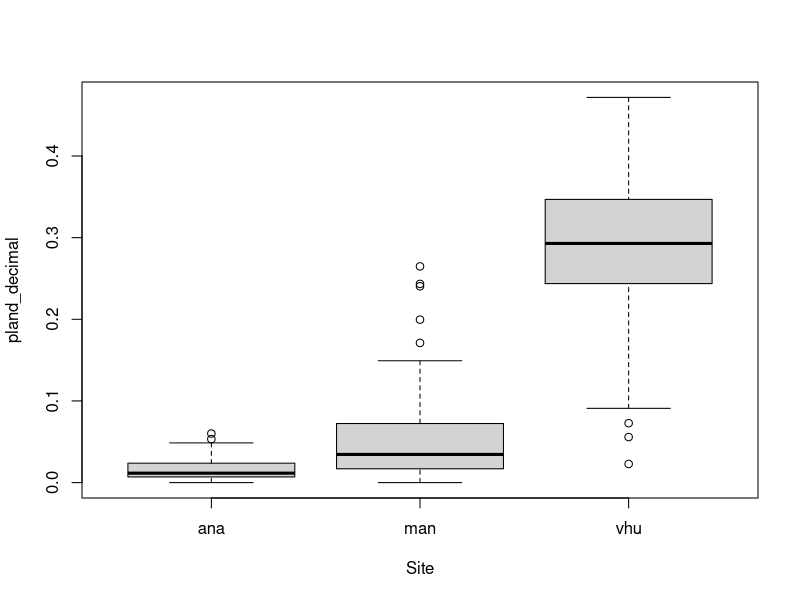
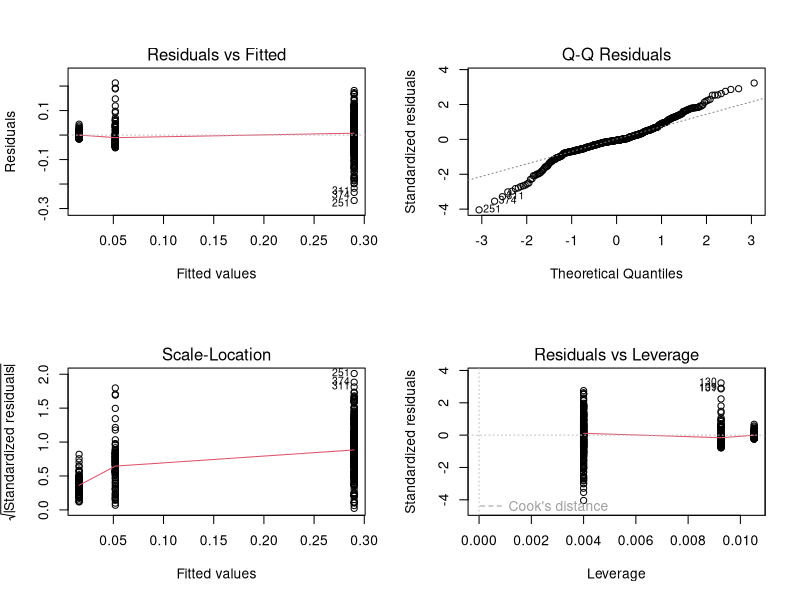
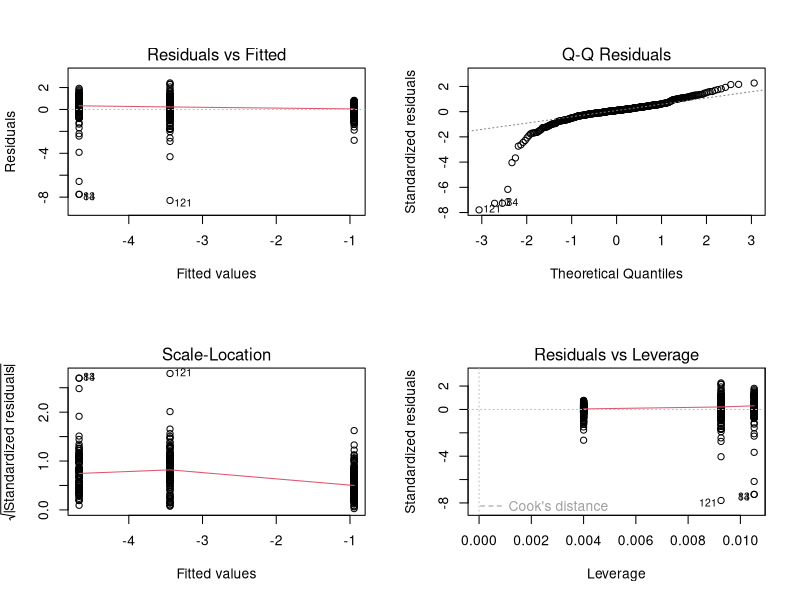
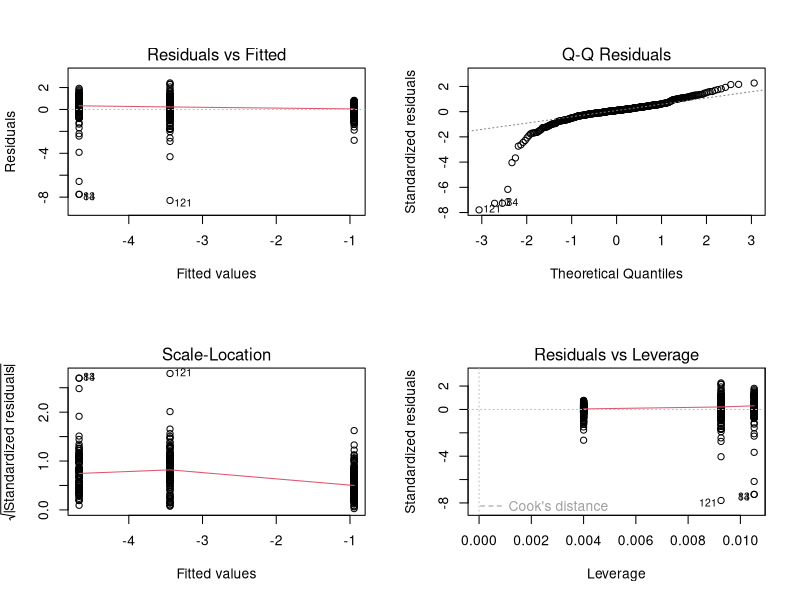
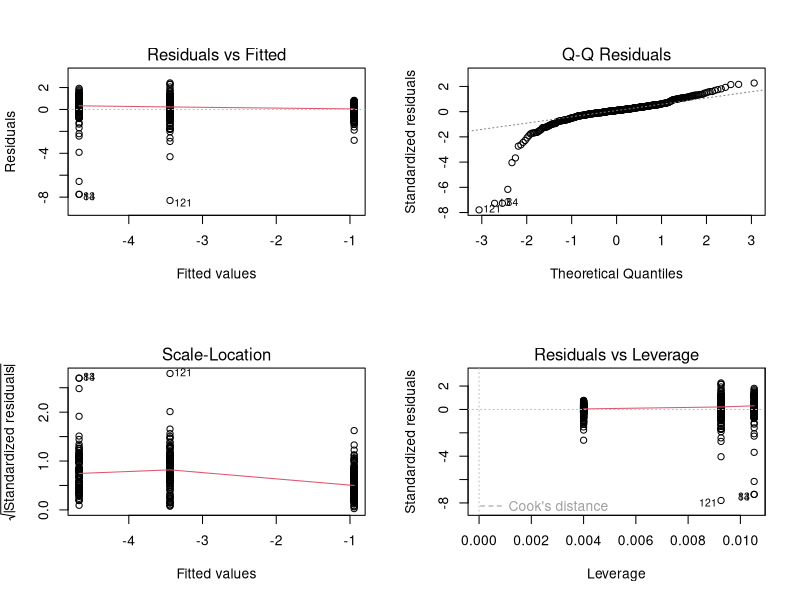

Source code (R) for these figures, in order:
## ---- chunk 1
require(tidyverse)
require(car)
## ---- chunk 2
p_cover = read_csv('LSMclassGrid.csv') %>% 
  group_by(Site) %>%
  mutate(
    pland_decimal = pland*0.01
  ) %>%
  mutate_at(vars(Site, cover, plot_id), factor)
## ---- chunk 3
plot(pland_decimal ~ Site, data = p_cover)
## ---- chunk 4
p_cover_mod.lm1 <- lm(pland_decimal ~ Site, data = p_cover)
summary(p_cover_mod.lm1)
## ---- chunk 5
par(mfrow = c(2, 2))
plot(p_cover_mod.lm1)
## ---- chunk 6
Anova(p_cover_mod.lm1, type = "III")
## ---- chunk 7
p_cover_mod.lm2 <- lm(logit(pland_decimal) ~ Site, data = p_cover)
summary(p_cover_mod.lm2)
## ---- chunk 8
par(mfrow = c(2, 2))
plot(p_cover_mod.lm2)
## ---- chunk 9
Anova(p_cover_mod.lm2, type = "III")
## ---- chunk 10
p_cover_mod.lm2 <- lm(logit(pland_decimal) ~ Site, data = p_cover)
summary(p_cover_mod.lm2)
## ---- chunk 11
par(mfrow = c(2, 2))
plot(p_cover_mod.lm2)
## ---- chunk 12
Anova(p_cover_mod.lm2, type = "III")
## ---- chunk 13
p_cover_mod.lm2 <- lm(logit(pland_decimal) ~ Site, data = p_cover)
summary(p_cover_mod.lm2)


## ---- chunk 14
par(mfrow = c(2, 2))
plot(p_cover_mod.lm2)
## ---- chunk 15
Anova(p_cover_mod.lm2, type = "III")
